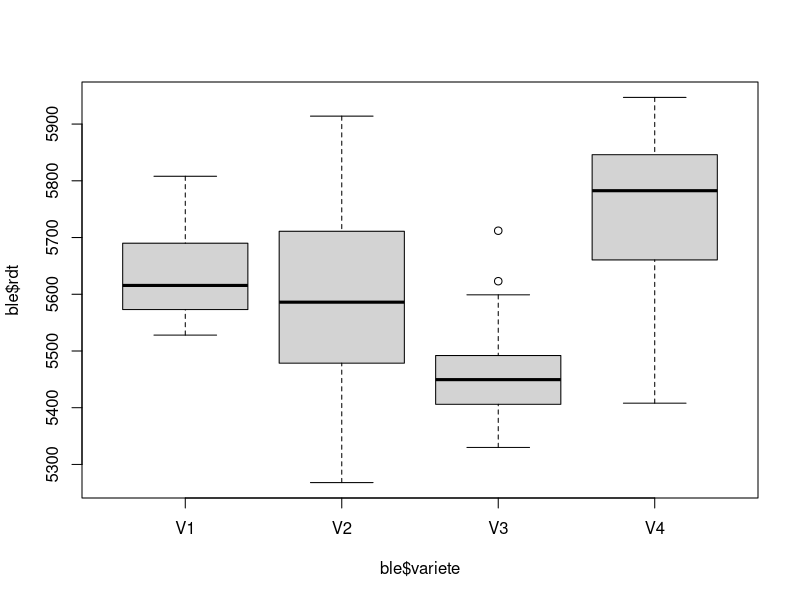
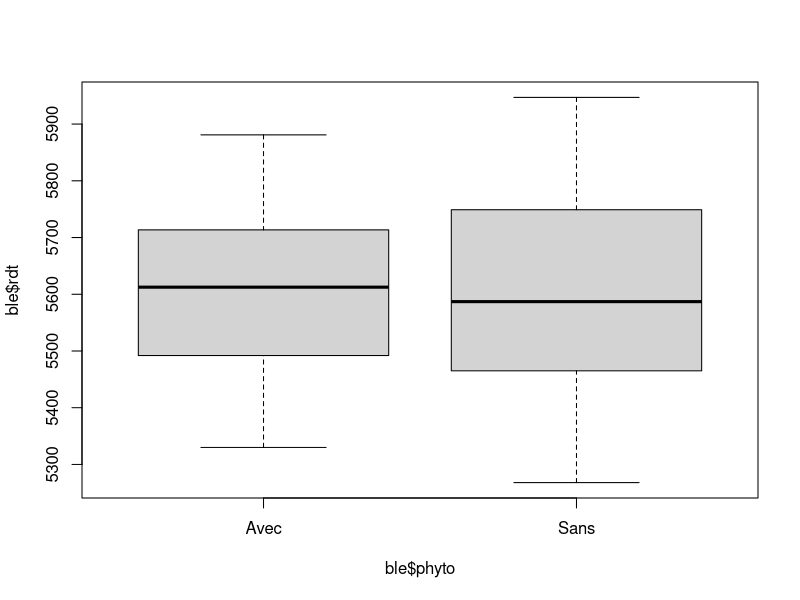

The R source for these figures, in order: (Note: this script raises an error after producing the figures.)
# Title     : TODO
# Objective : TODO
# Created by: carloscaro
# Created on: 2021-01-22

library(dplyr)
library(car)

ble <- read.table('Dataset_Ble.txt', header = TRUE, sep = ";")
summary(ble)
glimpse(ble)

summary(ble$phyto)
table(ble$phyto)

boxplot(ble$rdt~ble$variete)
boxplot(ble$rdt~ble$phyto)

# Checking homscedasticity
leveneTest(ble$rdt, ble$phyto, data = ble)
bartlett.test(ble$rdt, ble$phyto)
# Based on these 2 tests, we can really confirm that we accept H0 which
# means that we accept the homoscedasticity for the factor "Phyto"

leveneTest(ble$rdt, ble$variete, data = ble)
bartlett.test(ble$rdt, ble$variete)
# We cannot accept H0 in this case, both tests are showing a very small p-value
# thus, we reject H0 (not all the variances are the same)

shapiro.test(ble$variete, ble$rdt)

mod1 = lm(ble$rdt~ble$phyto)
mod2 = aov(ble$rdt~ble$phyto)
mod3 = lm(ble$rdt~ble$parcelle)
mod4 = lm(ble$rdt ~ ble$phyto + ble$variete + ble$parcelle + ble$phyto*ble$variete)